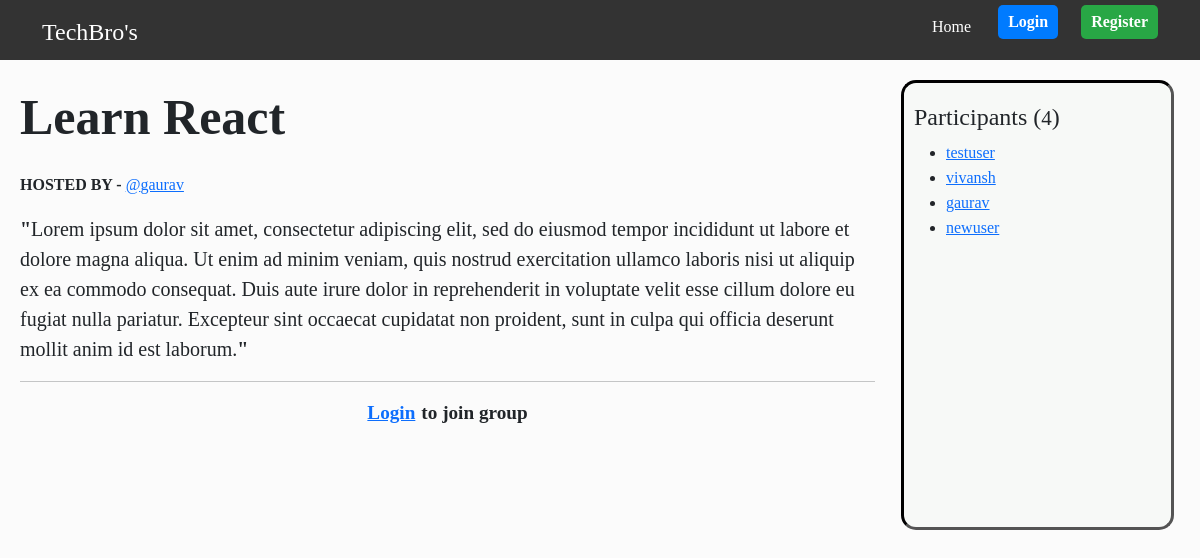
The app's page /room/16/ with its own data.
### main/models.py (models this page shows, shortened)
class Room(models.Model):
    topics = models.ManyToManyField(Topic,related_name="rooms")
    host = models.ForeignKey(User,on_delete=models.SET_NULL,null=True)
    name = models.CharField(max_length=200,)
    description = models.TextField(null=True, blank=True)
    participants = models.ManyToManyField(User,related_name='joined_rooms',through='Membership')
    updated = models.DateTimeField(auto_now=True)
    created = models.DateTimeField(auto_now_add=True)
    class Meta():
        ordering = ['-updated','-created']

### main/views.py (the view)
# urls.py: path('room/<int:pk>/',views.room,name='room'),
def room(request,pk):
    room = get_object_or_404(Room,pk = pk)
    participant_count = room.participants.all().count()
    is_member = Membership.objects.filter(user=request.user , room=room).exists() if request.user.is_authenticated else False
    return render(request,'room.html',{'room':room,'is_member':is_member,'participant_count':participant_count})

### templates/room.html (shortened to what this page needs)
{% extends "base.html" %}
{% load static %}
{% block content %}
<div class='room_container'>
    <main>
        <div style="display:  flex; justify-content: space-between; align-items: center;">
            <p>
                <span style="font-size:50px; font-weight:bold; margin-right:10px;">{{room.name}}</span>
            </p>
        </div>
        <p style="margin-botton:2px;"><b>HOSTED BY - </b><a href="{% url "user-profile" room.host.id %}">@{{room.host}}</a></p>
        <p class="room-desc"><b>"</b>{{room.description}}<b>"</b></p>
        <hr>
        {% if user.is_authenticated %}
            {% if is_member %}
                <div class="message-container">
                    <div class="message-container-top">
                    </div>
                    <div class="message-container-bottom">
                        <form  id = "message-form">
                            {% csrf_token %}
                            <input type="text" name='text' placeholder='Send message' required='True' class="message-input" id="message-input" autocomplete="off" />
                            <button type ='submit' class="message-send-button">Send</button>
                        </form>
                    </div>
                </div>
            {% endif %}
        {% else %}
        <p class="login-from-room"><a href="{% url "login" %}" style="margin-right:6px; ">Login </a>to join group</p>
        {% endif %}
    </main>
    <aside class="paricipants-container">
        <h4>Participants (<small>{{participant_count}}</small>)</h4>
        <ul>
            {% for participant in room.participants.all  %}
            <li><a href="{% url "user-profile" participant.id %}">{{participant.username}}</a></li>
            {% endfor %}
         </ul>
    </aside>
</div>
{% endblock content %}

### templates/base.html (shortened to what this page needs)
<!DOCTYPE html>
{% load static %}
<html lang="en">
  <head>
    <link
      href="https://cdn.jsdelivr.net/npm/bootstrap@5.3.0/dist/css/bootstrap.min.css"
      rel="stylesheet"
    />
    <link rel="stylesheet" href="https://cdnjs.cloudflare.com/ajax/libs/font-awesome/6.5.1/css/all.min.css">
    <link rel="stylesheet" href="https://cdn.jsdelivr.net/npm/bootstrap-icons/font/bootstrap-icons.css">
    <link rel="stylesheet" href="{% static 'css/style.css' %}">
  </head>
  <body>
    <nav class="navbar-cus">
      <div class="container">
        <a href="{% url 'home' %}" class="navbar-brand">TechBro's</a>
        <ul class="nav-links" id="navLinks">
          <li class="nav-item-to-edit"> <a href="{% url 'home' %}">Home</a></li>
            {% if request.user.is_authenticated %}
              <li class="nav-item-to-edit"><a href="{% url 'create-room' %}">Create Room</a></li>
              {% if request.user.is_superuser %}
                <li class="nav-item-to-edit"><a href="{% url 'admin:index' %}" class="Admin"><i class="fa-solid fa-screwdriver-wrench "></i> Admin</a></li>
              {% endif %}
              <li id="nav-logout-button">
                <form action="{% url 'logout' %}" method="POST">
                  {% csrf_token %}
                  <button type="submit" class="logout-button">Logout</button>
                </form>
              </li>
              {% comment %} <li><a href="{% url 'user-profile' request.user.id %}" ><img src="{{ request.user.profile.profile_pic.url }}" alt="" class='navbar-profile-pic'></a></li> {% endcomment %}
              <li class="nav-user-name"><a href="{% url 'user-profile' request.user.id %}" >{{request.user.username|upper}}</a></li>
            {% else %}
              <li>
                <form action="{% url 'login' %}" method="GET">
                  <button type="submit" class="login-button">Login</button>
                </form>
              </li>
              <li>
                <form action="{% url 'signup' %}" method="GET">
                  <button type="submit" class="signup-button">Register</button>
                </form>
              </li>
          {% endif %}
        </ul>
      </div>
    </nav>
    {% block content %} {% endblock content %}
  </body>
</html>

### static/css/style.css (style rules this page uses)
* { margin: 0; padding-bottom: 1px; box-sizing: border-box; }
body { background-color: #FBFBFB; font-family: 'Times New Roman', Times, serif; }
.room_container { display: grid; grid-template-columns: 3fr 1fr; gap: 20px; padding: 20px; }
.room-desc { font-size: 20px; }
.login-button { background-color: #007bff; color: white; margin-right : 8px; padding: 5px 10px; border: none; border-radius: 5px; font-size: 16px; font-weight: bold; cursor: pointer; transition: all 0.3s ease; text-decoration: none; display: inline-block; }
.signup-button { background-color: #28a745; color: white; padding: 5px 10px; border: none; border-radius: 5px; font-size: 16px; font-weight: bold; cursor: pointer; transition: all 0.3s ease; text-decoration: none; display: inline-block; }
.paricipants-container { height: 450px; overflow-y: auto; padding: 20px 10px 20px 10px; margin-left: 6px; margin-right: 6px; border-style : inset; border-radius: 15px; border-color: black; background-color:#F7F9F7; }
.login-from-room { display: flex; font-size: larger; font-weight: bold; justify-content: center; }
.navbar-cus { background: #333; color: white; display: flex; justify-content: space-between; align-items: center; margin: 0px; }
.navbar-cus .container { padding-top: 5px; display: flex; justify-content: space-between; align-items:center; width: 100%; }
.navbar-brand { font-size: 1.5rem; text-decoration: none; color: white; }
.nav-links { list-style: none; display: flex; gap: 15px; }
.nav-item-to-edit { display: inline; margin-top: 10px; }
.nav-links .nav-item-to-edit a { text-decoration: none; color: white; padding: 8px 12px; transition: font-weight 0.2s ease; }

### records on screen
Room: name "Learn React", host "gaurav", description "Lorem ipsum dolor sit amet, consectetur adipiscing elit, sed do eiusmod tempor incididunt ut labore et dolore magna aliqua. Ut enim ad minim veniam, quis nostrud exercitation ullamco laboris nisi ut aliquip ex ea commodo consequat. Duis aute irure dolor in reprehenderit in voluptate velit esse cillum dolore eu fugiat nulla pariatur. Excepteur sint occaecat cupidatat non proident, sunt in culpa qui officia deserunt mollit anim id est laborum."

### other values on screen
{{ participant_count }} "4"
{{ participant.username }} "testuser"
{{ participant.username }} "vivansh"
{{ participant.username }} "gaurav"
{{ participant.username }} "newuser"
